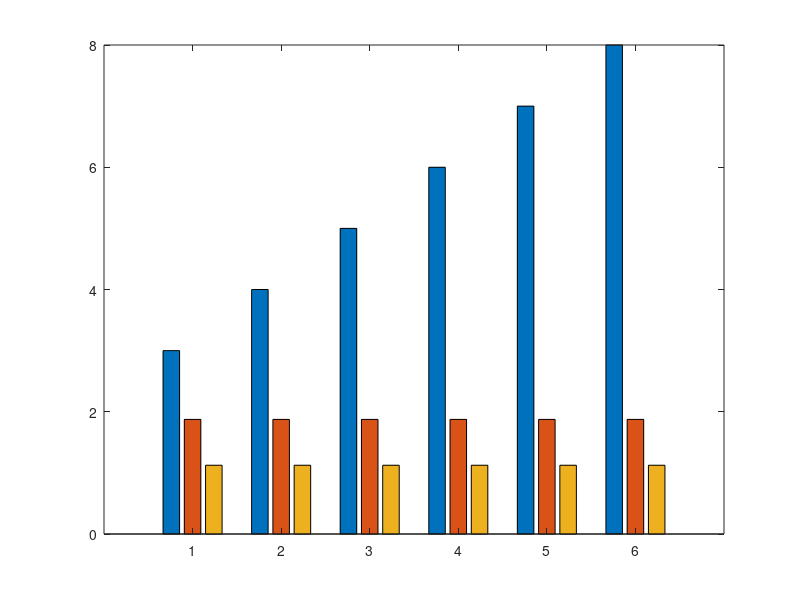

Recreate this plot in MATLAB. (Note: this script raises an error after producing the figure.)
%%%%%%%%%%%%%%%%%%%%%%%%%%%%%%%%%%%%%%%%%%%%%%%%%%%%%%%%%%%%%%%%%%%%%%%%%%
% probing_overhead.m
% Author: Ish Jain
% Date Created: Dec 1 2020
% Description: This script plots the channel sounding overhead for various
% algorithms in the context of 5G-NR
%%%%%%%%%%%%%%%%%%%%%%%%%%%%%%%%%%%%%%%%%%%%%%%%%%%%%%%%%%%%%%%%%%%%%%%%%%
clearvars
close all
plot_flag = 0;

%% Parameters
%----------------- From 5G-NR standard 3GPP TS 38.211, TS 38.213
Nlist = [8, 16, 32, 64, 128, 256];
ssb = 0.5; %ms
csirs = 0.125; %ms
num_refinement_per_ssb = 3;
ssbbased = 2*log2(Nlist)*ssb;
%-----------------

beam2 = 3*csirs * num_refinement_per_ssb;
beam3 = 5*csirs * num_refinement_per_ssb;
probe_all = [ssbbased;repmat(beam3,1,length(Nlist)); repmat(beam2,1,length(Nlist))];

figure(1); clf;
bar(probe_all.');
xticklabels(categorical(Nlist))
ylabel('Probing overhead (ms)')
xlabel('Number of antennas')
leg=legend('Vanilla 5G NR', 'mmReliable 3-beam', 'mmReliable 2-beam');
grid on;
set(leg,'fontsize',14, 'location', 'northwest');
set(gca, 'fontsize',16);
% set(findall(gca, 'Type', 'Line'),'LineWidth',2);
set(gcf,'PaperUnits', 'inches', 'paperposition', [0 0 6 3]) % Use 6,4 or 6,3 or 6,5 judiciously depending on space in the paper (2fig/column or 1fig/column)

if(plot_flag)
    saveas(gcf,"/figures/probing_overhead.png") 
end

